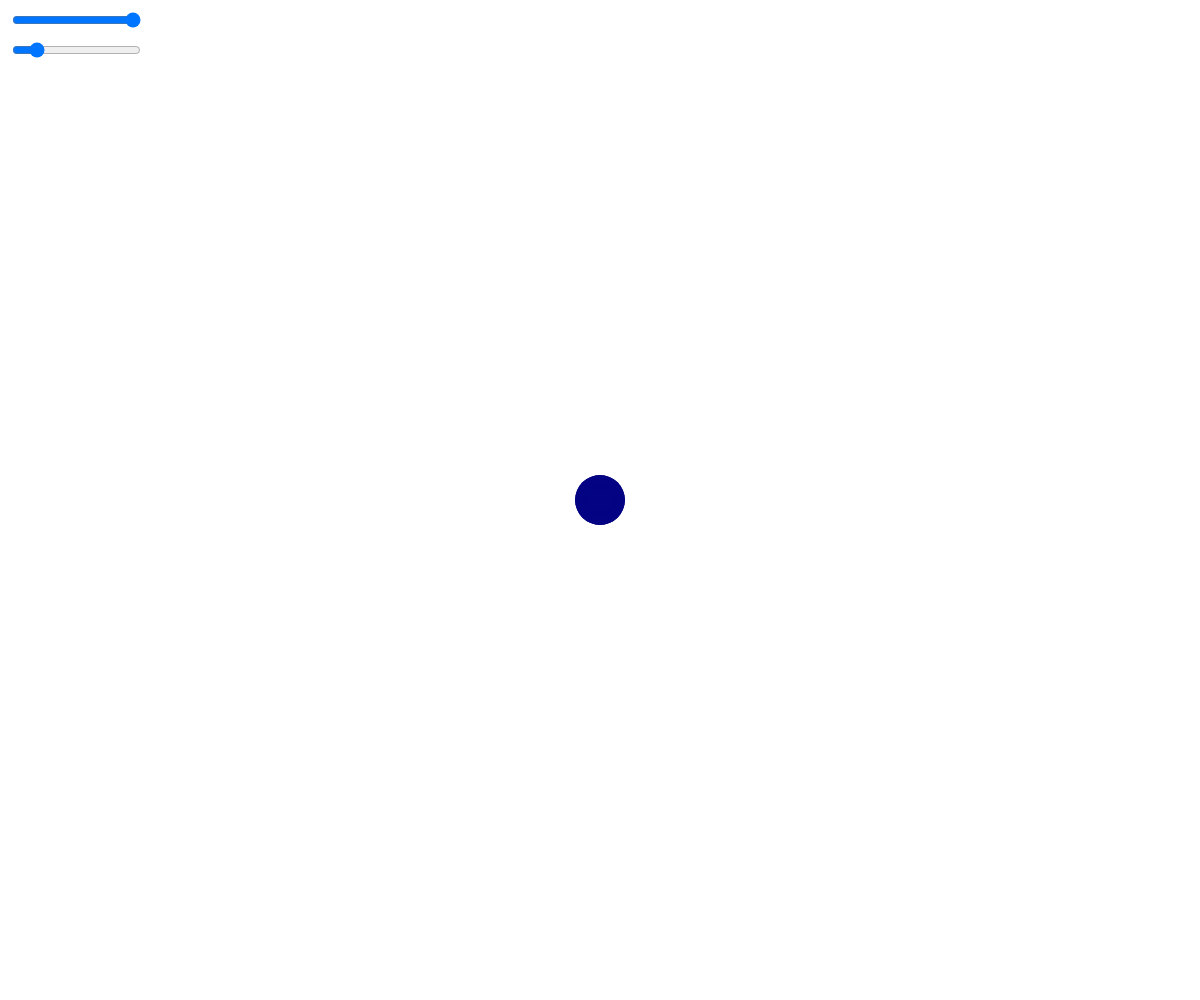
Frame 1 (no input)
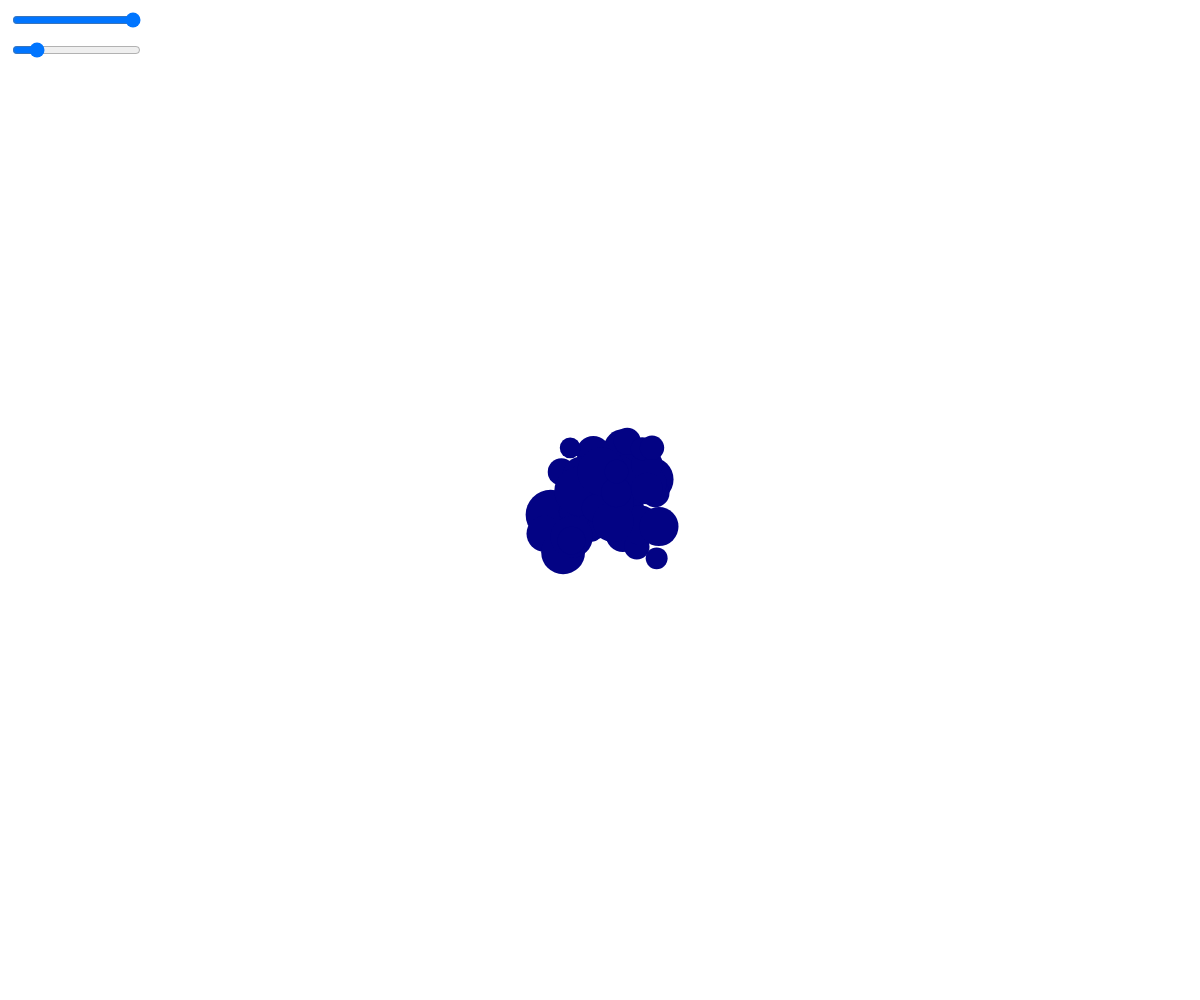
Frame 60 (no input)
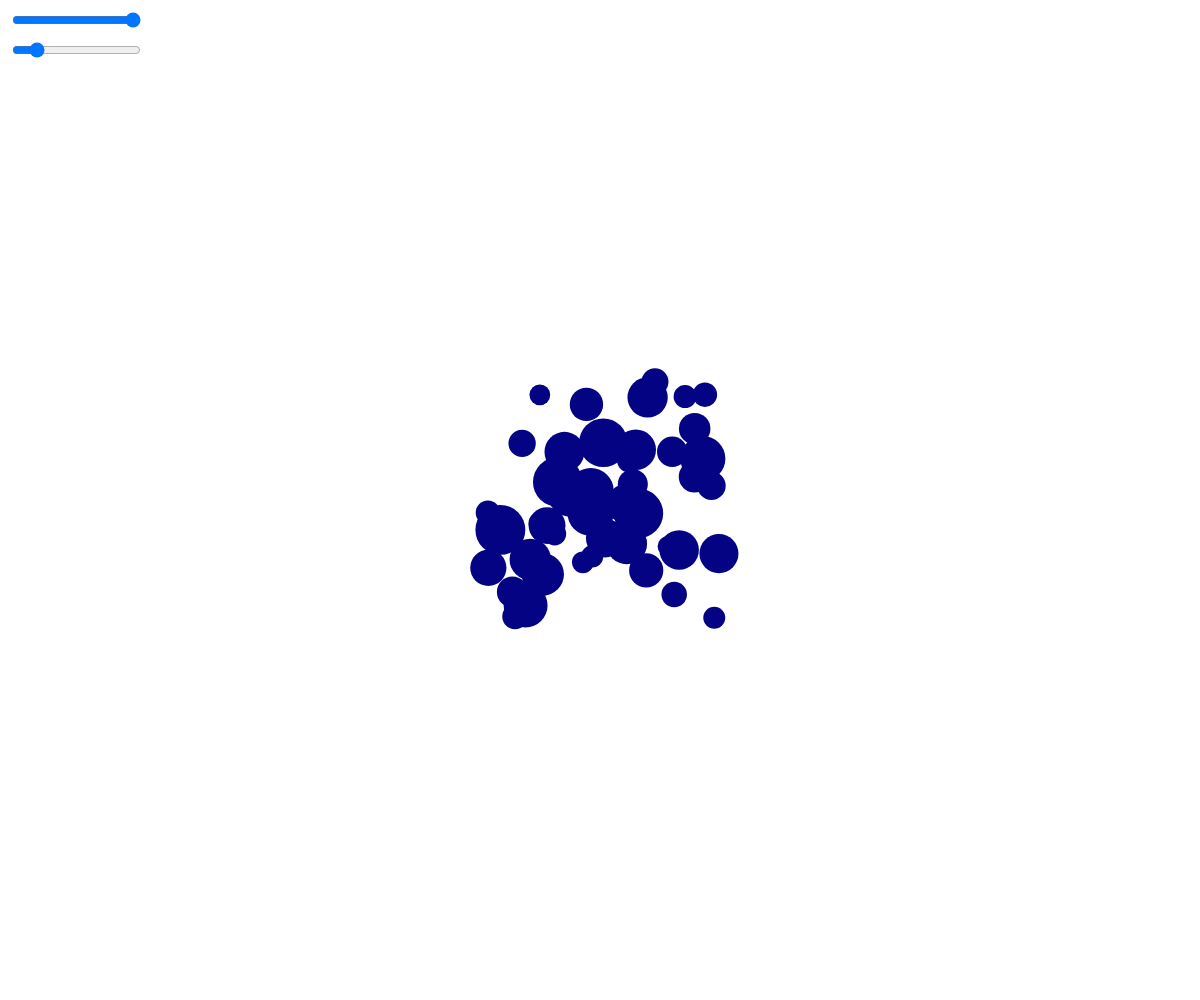
Frame 120 (the mouse pressed at the canvas centre since frame 60)

The p5.js sketch that drew these frames (run headless with seeded random() and noise() and a simulated clock; from frame 60 on, the mouse is pressed at the canvas centre):

// p5.js sketch
// ── sketch.js
// 011: ARRAY OF OBJECTS & SLIDER
// building off my original array of objects example
// adding a slider to give some control over how many bubbles there are?
// or using a slider to define object properties


var balls = [];	// declare array

var opacitySlider;	// slider that will determine the opacity of the ball
var quantitySlider;	// slider that will determine how many balls

var a;	// variable that sets the opacity
var ballsQuantity;	// variable the sets the quanitity of balls

// min an max value for number of balls
var quantitySliderMax = 300;
var quantitySliderMin = 5;



function setup() {
  createCanvas(windowWidth, windowHeight);

  // creat an opacity slider
  opacitySlider = createSlider(20, 255, 255);
  opacitySlider.position(10,10);

  // create a slider for quantity
  quantitySlider = createSlider(quantitySliderMin, quantitySliderMax, 50);
  quantitySlider.position(10,40);

  // initialize ball objects
  for (var i = 0; i < quantitySliderMax; i++) {	
  	balls.push(new Ball(windowWidth/2,windowHeight/2));
  } 

}


function draw() {
	background(255);

	// set a to the value of the slider
	a = opacitySlider.value();

	// set the ballsQuantity value to the slider
	ballsQuantity = quantitySlider.value();

	// draw the ball objects
	for (var i = 0; i < ballsQuantity; i++) {
    	balls[i].display(a);	
    	balls[i].move();
  }


  
}


// Ball Class
function Ball(_xPos, _yPos) {
	this.r = 3;	// R value
	this.g = 3;	// G value
	this.b = 132;	// constant
	this.rad = random(20,50);	// randomly sized radius of balls
	this.xPos = _xPos;	// starting x position of ball
	this.yPos = _yPos;	// starting y position of ball
	this.xSpeed = random(-1,1);	// random x-axis movement
	this.ySpeed = random(-1,1);	// random y-axis movement

	// move the ball
	this.move = function() {
		this.xPos = this.xPos + this.xSpeed;	// move the ball along the x axis
		this.yPos = this.yPos + this.ySpeed;	// move the ball along the y axis

		// reverse x direction if the ball hits the edge
		if (this.xPos < 0 || this.xPos > windowWidth) {
			this.xSpeed *= -1;
		}

		// reverse the y direction if the ball hits the edge
		if (this.yPos < 0 || this.yPos > windowHeight) {
			this.ySpeed *= -1
		}
	}

	// draw the ball
	this.display = function(alpha) {
		noStroke();
		fill(this.r, this.g, this.b, alpha);
		ellipse(this.xPos, this.yPos, this.rad, this.rad);
	}
}
